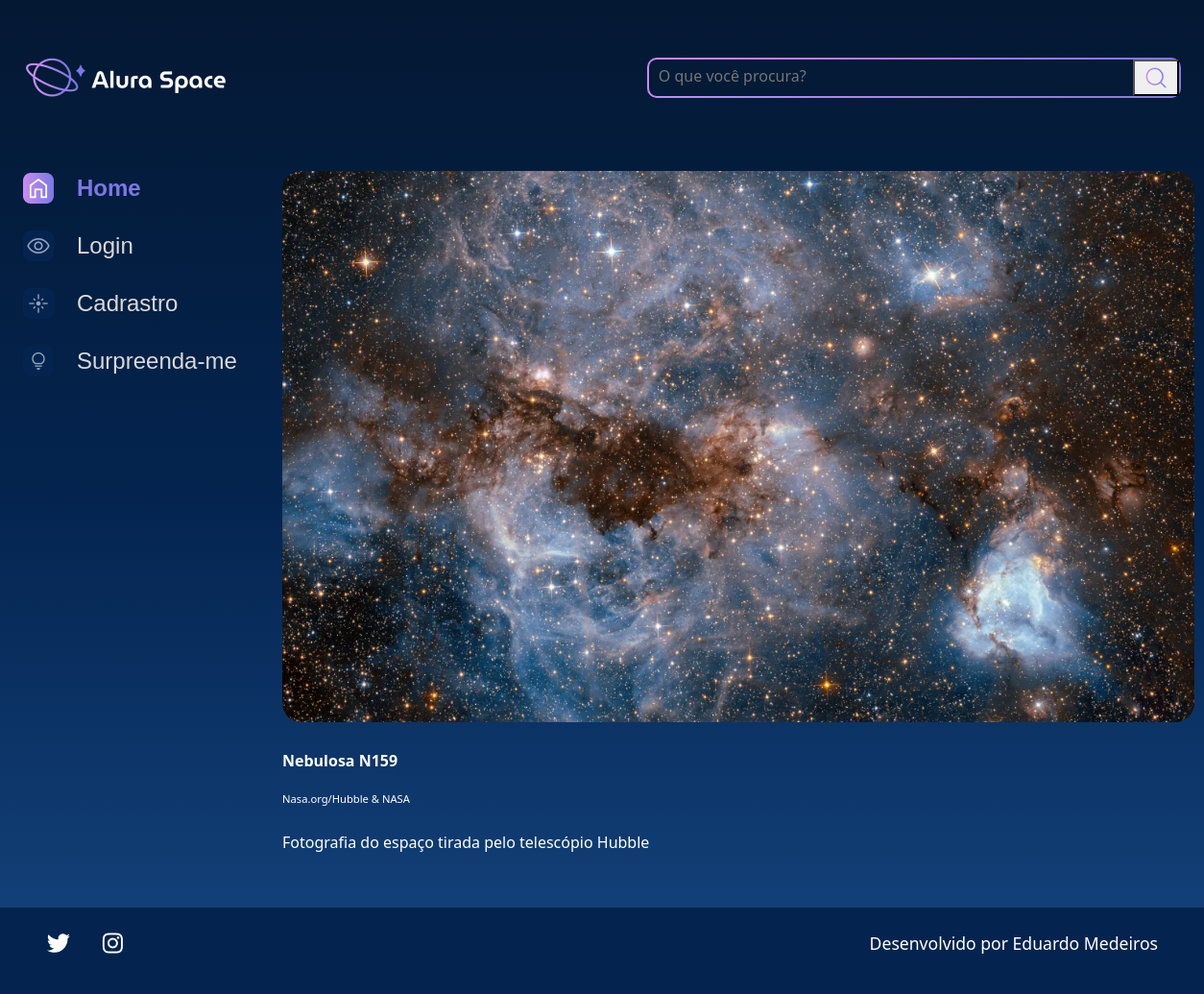
Page /imagem/3 on the committed database.
### galeria/models.py (models this page shows, shortened)
class Fotografia(models.Model):
    OPCOES_CATEGORIA = [
        ('NEBULOSA','Nebulosa'),
        ('ESTRELA','Estrela'),
        ('GALÁXIA','Galáxia'),
        ('PLANETA','Planeta')
    ]
    nome = models.CharField(max_length=100, null=False, blank=False)
    legenda = models.CharField(max_length=150, null=False, blank=False)
    categoria = models.CharField(max_length=100,choices=OPCOES_CATEGORIA ,default='')
    descricao = models.TextField(null=False, blank=False)
    foto = models.ImageField(upload_to='fotos/%y/%m/%d/', blank=True)
    publicado = models.BooleanField(default=False)
    data_fotografia = models.DateTimeField(default=datetime.now, blank=False)

### galeria/views.py (the view)
# urls.py: path('imagem/<int:foto_id>', imagem, name='imagem'),
def imagem(request, foto_id):
    fotografia = get_object_or_404(Fotografia, pk=foto_id)
    return render(request, 'galeria/imagem.html', {"fotografia": fotografia})

### templates/galeria/imagem.html
{% extends 'galeria/base.html' %}
{%load static%}
{%block content%}
            <section class="conteudo">
                <section class="imagem">
                    <div class="imagem__conteudo">
                        {% if fotografia.foto == '' or fotografia.foto == null%}
                        <img class="imagem__imagem" src="{% static '/assets/imagens/galeria/not-found.png'%}">
                        {%else%}
                            <img class="imagem__imagem" src="{{fotografia.foto.url}}">
                        {% endif %}
                        <div class="imagem__info">
                            <div class="imagem__texto">
                                <p class="imagem__titulo">{{fotografia.nome}}</p>
                                <p class="imagem__descricao">{{fotografia.legenda}}</p>
                                <p class="imagem__texto">{{fotografia.descricao}}</p>
                            </div>
                        </div>
                    </div>
                </section>
            </section>
        </main>
    </div>
    {%endblock%}

### setup/static/styles/style.css (style rules this page uses)
html, body, div, span, applet, object, iframe, h1, h2, h3, h4, h5, h6, p, blockquote, pre, a, abbr, acronym, address, big, cite, code, del, dfn, em, img, ins, kbd, q, s, samp, small, strike, strong, sub, sup, tt, var, b, u, i, center, dl, dt, dd, ol, ul, li, fieldset, form, label, legend, table, caption, tbody, tfoot, thead, tr, th, td, article, aside, canvas, details, embed, figure, figcaption, footer, header, hgroup, menu, nav, output, ruby, section, summary, time, mark, audio, video { margin: 0; padding: 0; border: 0; font-size: 100%; font: inherit; vertical-align: baseline; }
article, aside, details, figcaption, figure, footer, header, hgroup, menu, nav, section { display: block; }
body { line-height: 1; font-family: 'Space Grotesk', sans-serif; min-height: 100vh; background: linear-gradient(#041833,#04244F,#154580); background-repeat: no-repeat; background-position: center; background-size: cover; }
.imagem { display: flex; justify-content: center; align-items: center; }
.imagem__conteudo { background-color: transparent; display: flex; flex-direction: column; border-radius: 20px 20px 0 0; width: 950px; }
.imagem__imagem { width: 100%; border-radius: 20px; }
.imagem__info { font-size: 1.2rem; display: flex; justify-content: space-between; align-items: center; margin-bottom: 1rem; margin-top: 1rem; }
.imagem__texto { display: flex; flex-direction: column; justify-content: space-between; color: #FFFFFF; margin-top: 0.5rem; }
.imagem__titulo { font-weight: bold; line-height: 2rem; color: #FFFFFF; }
.imagem__texto { font-size: 1rem; }
.imagem__descricao { font-size: 0.7rem; }

### rows in the picture
Fotografia: foto (picture), nome "Nebulosa N159", legenda "Nasa.org/Hubble & NASA", descricao "Fotografia do espaço tirada pelo telescópio Hubble"
